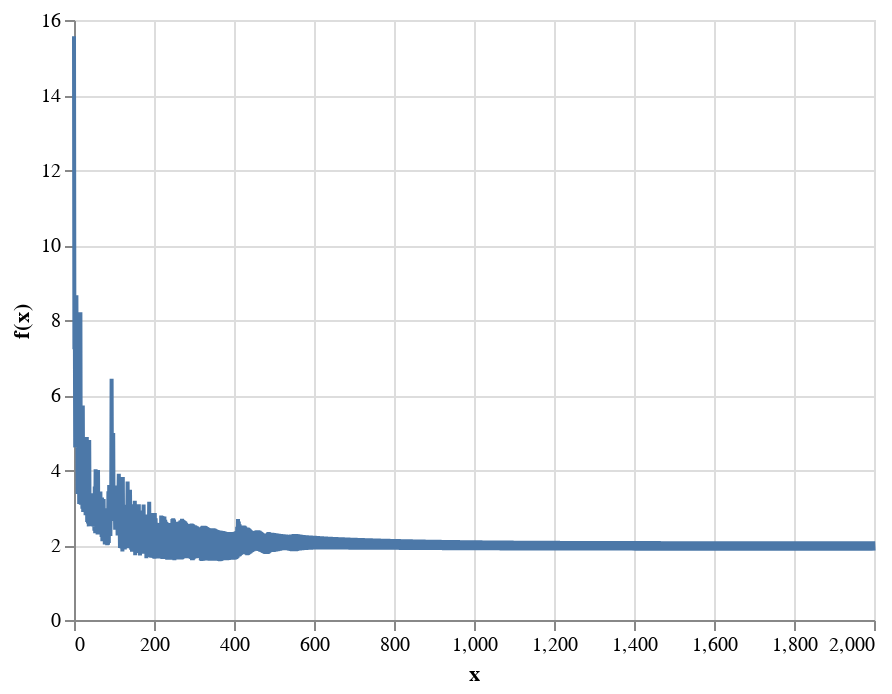

The notebook cell saved with this chart:
### Code cell
losses = []
batch_size = 1024

epoch_count = 1000
lr_exp = torch.linspace(0, -4, epoch_count)

for epoch in range(epoch_count):
  for i in range(train_x.shape[0] // batch_size):
    logits = run_forward(train_x[i*batch_size:(i+1)*batch_size])
    output = train_y[i*batch_size:(i+1)*batch_size]
    loss = torch.nn.functional.cross_entropy(logits, output)
    if i % 23 == 0:
      losses.append(loss.cpu().data)
    for parm in parms:
      parm.grad = None
    loss.backward()
    for parm in parms:
      parm.data -= 10**lr_exp[epoch] * parm.grad
  if epoch % 100 == 0:
    print(f"Epoch {epoch}, loss is around {losses[-1]}")

x = np.arange(len(losses))
fx = np.array(losses)
source = pd.DataFrame({
  'x': x,
  'f(x)': fx
})

alt.Chart(source).mark_line().encode(
    x='x',
    y='f(x)'
)

### Figure 1 — Vega-Lite specification as saved in the notebook (floating-point values rounded to 4 significant figures; data arrays with more than 128 entries replaced by an {"elided": "..."} marker saying what was removed)
{"config": {"view": {"continuousWidth": 400, "continuousHeight": 300}}, "data": {"name": "data-baa6cd95483a23a72f7aa3f2e3aadadf"}, "mark": "line", "encoding": {"x": {"field": "x", "type": "quantitative"}, "y": {"field": "f(x)", "type": "quantitative"}}, "$schema": "https://vega.github.io/schema/vega-lite/v4.17.0.json", "datasets": {"data-baa6cd95483a23a72f7aa3f2e3aadadf": {"elided": "2000 records"}}}
